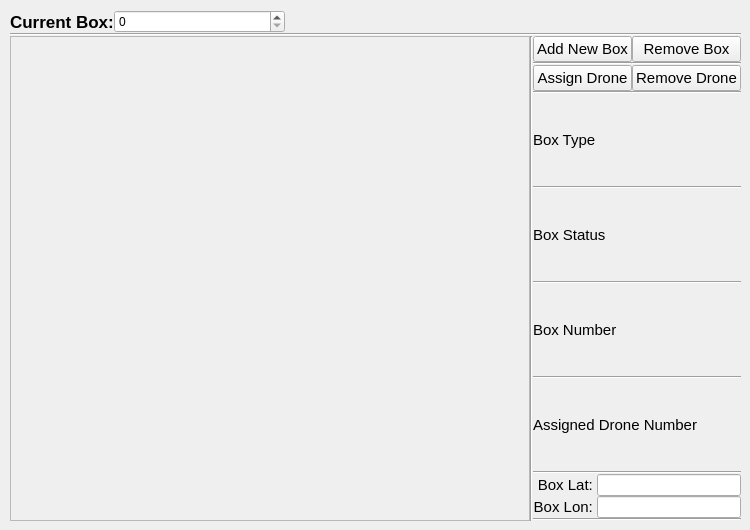
            <widget class="QWidget" name="box_tab">
             <property name="sizePolicy">
              <sizepolicy hsizetype="Expanding" vsizetype="Expanding">
               <horstretch>0</horstretch>
               <verstretch>0</verstretch>
              </sizepolicy>
             </property>
             <attribute name="icon">
              <iconset resource="../resources/resources.qrc">
               <normaloff>:/images/icons/box.png</normaloff>:/images/icons/box.png</iconset>
             </attribute>
             <attribute name="title">
              <string>Box</string>
             </attribute>
             <widget class="QWidget" name="verticalLayoutWidget_3">
              <property name="geometry">
               <rect>
                <x>10</x>
                <y>10</y>
                <width>731</width>
                <height>511</height>
               </rect>
              </property>
              <layout class="QVBoxLayout" name="box_main_layout" stretch="0,0,10">
               <property name="spacing">
                <number>0</number>
               </property>
               <property name="sizeConstraint">
                <enum>QLayout::SetNoConstraint</enum>
               </property>
               <item>
                <layout class="QHBoxLayout" name="box_cicle_layout" stretch="0,2,0,5">
                 <property name="sizeConstraint">
                  <enum>QLayout::SetNoConstraint</enum>
                 </property>
                 <item>
                  <widget class="QLabel" name="current_box_label">
                   <property name="font">
                    <font>
                     <pointsize>13</pointsize>
                     <weight>75</weight>
                     <bold>true</bold>
                    </font>
                   </property>
                   <property name="text">
                    <string>Current Box:</string>
                   </property>
                   <property name="alignment">
                    <set>Qt::AlignLeading|Qt::AlignLeft|Qt::AlignVCenter</set>
                   </property>
                  </widget>
                 </item>
                 <item>
                  <widget class="QSpinBox" name="box_cicle_spin_box"/>
                 </item>
                 <item>
                  <widget class="QLabel" name="color_label">
                   <property name="sizePolicy">
                    <sizepolicy hsizetype="Fixed" vsizetype="Fixed">
                     <horstretch>0</horstretch>
                     <verstretch>0</verstretch>
                    </sizepolicy>
                   </property>
                   <property name="minimumSize">
                    <size>
                     <width>30</width>
                     <height>0</height>
                    </size>
                   </property>
                   <property name="text">
                    <string/>
                   </property>
                  </widget>
                 </item>
                 <item>
                  <spacer name="horizontalSpacer">
                   <property name="orientation">
                    <enum>Qt::Horizontal</enum>
                   </property>
                   <property name="sizeHint" stdset="0">
                    <size>
                     <width>40</width>
                     <height>20</height>
                    </size>
                   </property>
                  </spacer>
                 </item>
                </layout>
               </item>
               <item>
                <widget class="Line" name="line_3">
                 <property name="orientation">
                  <enum>Qt::Horizontal</enum>
                 </property>
                </widget>
               </item>
               <item>
                <layout class="QGridLayout" name="box_grid_layout" rowminimumheight="10">
                 <property name="sizeConstraint">
                  <enum>QLayout::SetNoConstraint</enum>
                 </property>
                 <item row="0" column="0">
                  <layout class="QHBoxLayout" name="horizontalLayout_2" stretch="1,0,0">
                   <item>
                    <layout class="QVBoxLayout" name="Box_show_layout">
                     <item>
                      <widget class="QFrame" name="frame">
                       <property name="frameShape">
                        <enum>QFrame::StyledPanel</enum>
                       </property>
                       <property name="frameShadow">
                        <enum>QFrame::Raised</enum>
                       </property>
                      </widget>
                     </item>
                    </layout>
                   </item>
                   <item>
                    <widget class="Line" name="line_14">
                     <property name="orientation">
                      <enum>Qt::Vertical</enum>
                     </property>
                    </widget>
                   </item>
                   <item>
                    <layout class="QVBoxLayout" name="box_information_layout">
                     <item>
                      <layout class="QGridLayout" name="drone_button_layout">
                       <item row="0" column="1">
                        <widget class="QPushButton" name="pushButton_7">
                         <property name="font">
                          <font>
                           <pointsize>11</pointsize>
                           <weight>50</weight>
                           <bold>false</bold>
                          </font>
                         </property>
                         <property name="text">
                          <string>Remove Box</string>
                         </property>
                         <property name="icon">
                          <iconset resource="../resources/resources.qrc">
                           <normaloff>:/images/icons/remove_box.png</normaloff>:/images/icons/remove_box.png</iconset>
                         </property>
                        </widget>
                       </item>
                       <item row="2" column="0">
                        <widget class="QPushButton" name="assign_drone_pushButton_3">
                         <property name="font">
                          <font>
                           <pointsize>11</pointsize>
                           <weight>50</weight>
                           <bold>false</bold>
                          </font>
                         </property>
                         <property name="text">
                          <string>Assign Drone</string>
                         </property>
                         <property name="icon">
                          <iconset resource="../resources/resources.qrc">
                           <normaloff>:/images/icons/add_drone.png</normaloff>:/images/icons/add_drone.png</iconset>
                         </property>
                        </widget>
                       </item>
                       <item row="2" column="1">
                        <widget class="QPushButton" name="pushButton_11">
                         <property name="font">
                          <font>
                           <pointsize>11</pointsize>
                           <weight>50</weight>
                           <bold>false</bold>
                          </font>
                         </property>
                         <property name="text">
                          <string>Remove Drone</string>
                         </property>
                         <property name="icon">
                          <iconset resource="../resources/resources.qrc">
                           <normaloff>:/images/icons/remove_drone.png</normaloff>:/images/icons/remove_drone.png</iconset>
                         </property>
                        </widget>
                       </item>
                       <item row="0" column="0">
                        <widget class="QPushButton" name="add_box_pushButton">
                         <property name="font">
                          <font>
                           <pointsize>11</pointsize>
                           <weight>50</weight>
                           <bold>false</bold>
                          </font>
                         </property>
                         <property name="text">
                          <string>Add New Box</string>
                         </property>
                         <property name="icon">
                          <iconset resource="../resources/resources.qrc">
                           <normaloff>:/images/icons/add_box.png</normaloff>:/images/icons/add_box.png</iconset>
                         </property>
                        </widget>
                       </item>
                       <item row="4" column="0">
                        <widget class="Line" name="line_19">
                         <property name="orientation">
                          <enum>Qt::Horizontal</enum>
                         </property>
                        </widget>
                       </item>
                       <item row="4" column="1">
                        <widget class="Line" name="line_20">
                         <property name="orientation">
                          <enum>Qt::Horizontal</enum>
                         </property>
                        </widget>
                       </item>
                       <item row="1" column="0">
                        <widget class="Line" name="line_21">
                         <property name="orientation">
                          <enum>Qt::Horizontal</enum>
                         </property>
                        </widget>
                       </item>
                       <item row="1" column="1">
                        <widget class="Line" name="line_22">
                         <property name="orientation">
                          <enum>Qt::Horizontal</enum>
                         </property>
                        </widget>
                       </item>
                      </layout>
                     </item>
                     <item>
                      <layout class="QHBoxLayout" name="horizontalLayout_3">
                       <item>
                        <widget class="QLabel" name="label_3">
                         <property name="font">
                          <font>
                           <pointsize>11</pointsize>
                           <weight>50</weight>
                           <bold>false</bold>
                          </font>
                         </property>
                         <property name="text">
                          <string>Box Type</string>
                         </property>
                        </widget>
                       </item>
                      </layout>
                     </item>
                     <item>
                      <widget class="Line" name="line_5">
                       <property name="orientation">
                        <enum>Qt::Horizontal</enum>
                       </property>
                      </widget>
                     </item>
                     <item>
                      <layout class="QHBoxLayout" name="horizontalLayout_7">
                       <item>
                        <widget class="QLabel" name="label_5">
                         <property name="font">
                          <font>
                           <pointsize>11</pointsize>
                           <weight>50</weight>
                           <bold>false</bold>
                          </font>
                         </property>
                         <property name="text">
                          <string>Box Status</string>
                         </property>
                        </widget>
                       </item>
                      </layout>
                     </item>
                     <item>
                      <widget class="Line" name="line_2">
                       <property name="orientation">
                        <enum>Qt::Horizontal</enum>
                       </property>
                      </widget>
                     </item>
                     <item>
                      <layout class="QHBoxLayout" name="horizontalLayout_4">
                       <item>
                        <widget class="QLabel" name="label_2">
                         <property name="font">
                          <font>
                           <pointsize>11</pointsize>
                           <weight>50</weight>
                           <bold>false</bold>
                          </font>
                         </property>
                         <property name="text">
                          <string>Box Number</string>
                         </property>
                        </widget>
                       </item>
                      </layout>
                     </item>
                     <item>
                      <widget class="Line" name="line_4">
                       <property name="orientation">
                        <enum>Qt::Horizontal</enum>
                       </property>
                      </widget>
                     </item>
                     <item>
                      <layout class="QHBoxLayout" name="horizontalLayout_6">
                       <item>
                        <widget class="QLabel" name="label_4">
                         <property name="font">
                          <font>
                           <pointsize>11</pointsize>
                           <weight>50</weight>
                           <bold>false</bold>
                          </font>
                         </property>
                         <property name="text">
                          <string>Assigned Drone Number</string>
                         </property>
                        </widget>
                       </item>
                      </layout>
                     </item>
                     <item>
                      <widget class="Line" name="line_18">
                       <property name="orientation">
                        <enum>Qt::Horizontal</enum>
                       </property>
                      </widget>
                     </item>
                     <item>
                      <layout class="QGridLayout" name="box_position_layout">
                       <item row="1" column="0">
                        <widget class="QLabel" name="box_longitude_label">
                         <property name="font">
                          <font>
                           <pointsize>11</pointsize>
                           <weight>50</weight>
                           <bold>false</bold>
                          </font>
                         </property>
                         <property name="text">
                          <string>Box Lon: </string>
                         </property>
                         <property name="alignment">
                          <set>Qt::AlignRight|Qt::AlignTrailing|Qt::AlignVCenter</set>
                         </property>
                        </widget>
                       </item>
                       <item row="0" column="0">
                        <widget class="QLabel" name="box_latitude_label">
                         <property name="font">
                          <font>
                           <pointsize>11</pointsize>
                           <weight>50</weight>
                           <bold>false</bold>
                          </font>
                         </property>
                         <property name="text">
                          <string>Box Lat: </string>
                         </property>
                         <property name="alignment">
                          <set>Qt::AlignRight|Qt::AlignTrailing|Qt::AlignVCenter</set>
                         </property>
                        </widget>
                       </item>
                       <item row="0" column="1">
                        <widget class="QLineEdit" name="box_latitude_lineEdit"/>
                       </item>
                       <item row="1" column="1">
                        <widget class="QLineEdit" name="box_longitude_lineEdit"/>
                       </item>
                      </layout>
                     </item>
                     <item>
                      <widget class="Line" name="line">
                       <property name="orientation">
                        <enum>Qt::Horizontal</enum>
                       </property>
                      </widget>
                     </item>
                    </layout>
                   </item>
                  </layout>
                 </item>
                </layout>
               </item>
              </layout>
             </widget>
            </widget>
